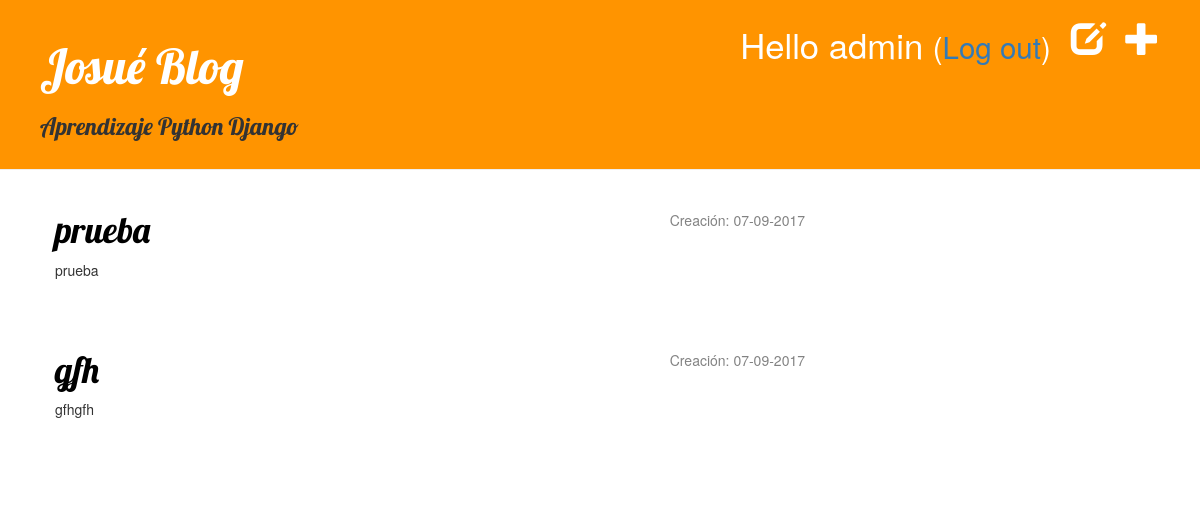
Before: /drafts/ (signed in) with the older database file.
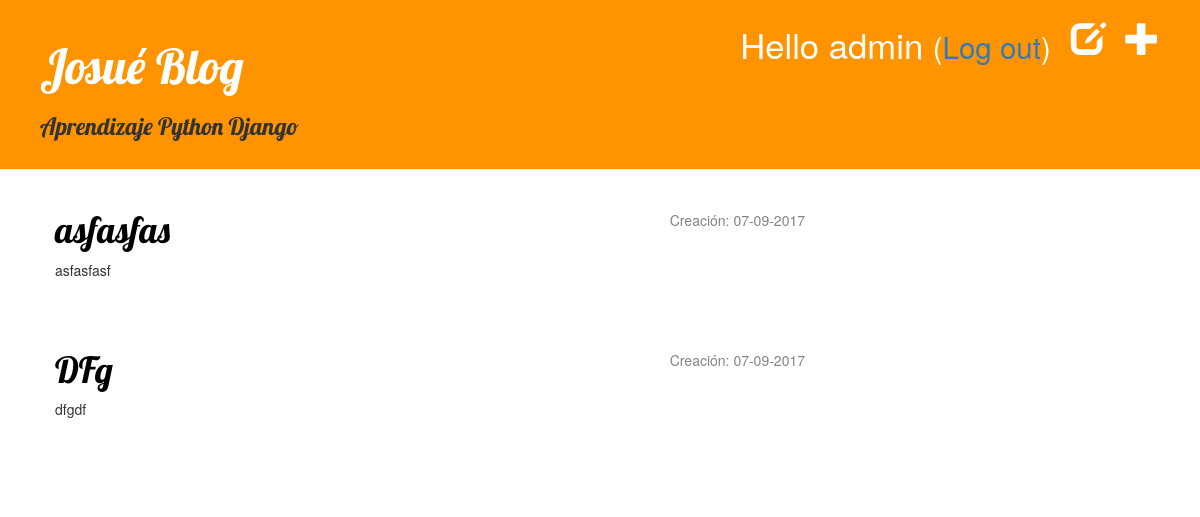
After: the same page with the newer database file.
### blog/models.py (models this page shows, shortened)
class Post(models.Model):
	author = models.ForeignKey('auth.User')
	title = models.CharField(max_length=200)
	text = models.TextField()
	more_text = models.CharField(max_length=100, null=True)
	email = models.EmailField(null=True)
	created_date = models.DateTimeField(
		default=timezone.now)
	published_date = models.DateTimeField(
		blank=True, null=True)

### blog/views.py (the view)
# urls.py: url(r'^drafts/$', views.post_draft_list, name='post_draft_list'),
@login_required
def post_draft_list(request):
    posts = Post.objects.filter(published_date__isnull=True).order_by('created_date')
    return render(request, 'blog/post_draft_list.html', {'posts': posts})

### blog/templates/blog/post_draft_list.html
{% extends 'blog/base.html' %}
{% block content %}
    {% for post in posts %}
        <div class="post">
            <p class="date">Creación: {{ post.created_date|date:'d-m-Y' }}</p>
            <h1><a href="{% url 'post_detail' pk=post.pk %}">{{ post.title }}</a></h1>
            <p>{{ post.text|truncatechars:200 }}</p>
        </div>
    {% endfor %}
{% endblock %}

Changed rows visible on the page:
removed Post: created_date "07-09-2017", title "prueba", text "prueba"
removed Post: created_date "07-09-2017", title "gfh", text "gfhgfh"
added Post: created_date "07-09-2017", title "asfasfas", text "asfasfasf"
added Post: created_date "07-09-2017", title "DFg", text "dfgdf"
